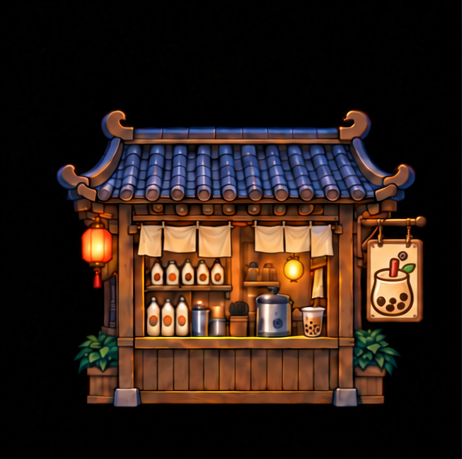
#> input picture deliverables/art/U03-SHOP-ASSET-001/v0.3/source/reference/shop_01_target_crop.png, 462 x 459 px
$ python normalize_sample_01.py
#> lines starting #> are read from the running program, lines starting #| are printed output that depends on the picture; after the words box and inside, x2 and y2 are one past the last pixel; in counts of white or black regions, pixels touching at a corner belong together
"""Normalize approved small reference and imagegen 01 source to one 1024 canvas.

Reference black removal is for visual comparison only; it is never a formal cut.
"""
from pathlib import Path
import json
import sys
import numpy as np
from PIL import Image

ROOT=Path(__file__).resolve().parents[1]
PRE=ROOT/"preview/shop_01_sample"
PRE.mkdir(parents=True,exist_ok=True)
BG=(24,43,79,255)

def background(im):
    panel=Image.new("RGBA",(1024,1024),BG)
    panel.alpha_composite(im)
    return panel.convert("RGB")

def target():
    src=Image.open(ROOT/"source/reference/shop_01_target_crop.png").convert("RGB").crop((0,0,450,445))
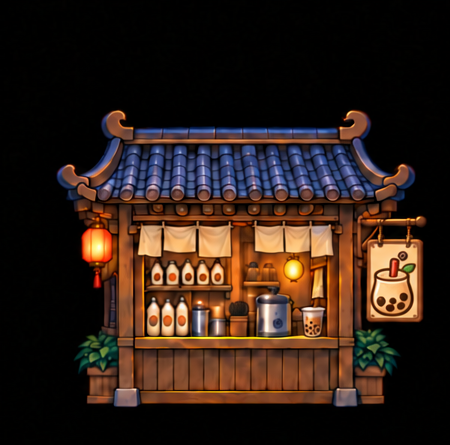
#> src: PIL image 450x445 RGB; mean R, G, B 48.9, 32.3, 23.9
    a=np.array(src,dtype=np.uint8)
    bright=a.max(axis=2).astype(np.float32)
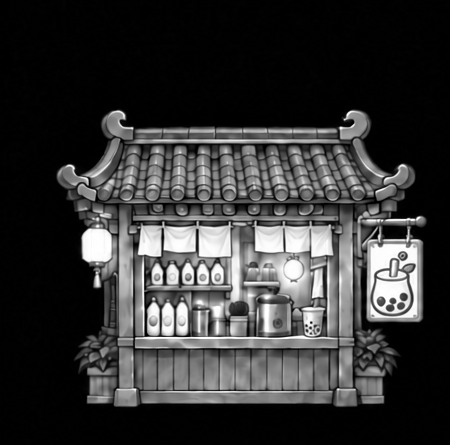
#> bright: shape (445, 450) float32; min 0, max 255, mean 53.3
    opacity=np.clip((bright-8)/24,0,1)
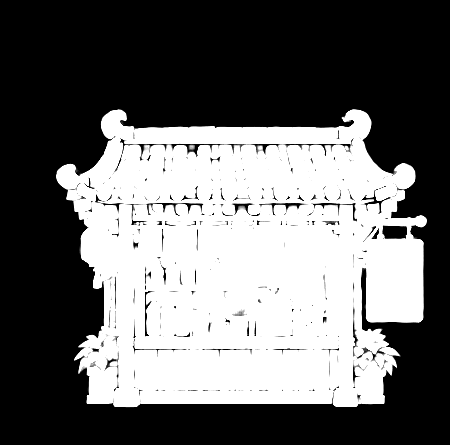
#> opacity: shape (445, 450) float32; min 0, max 1, mean 0.421
    rgba=np.dstack([a,(opacity*255).astype(np.uint8)])
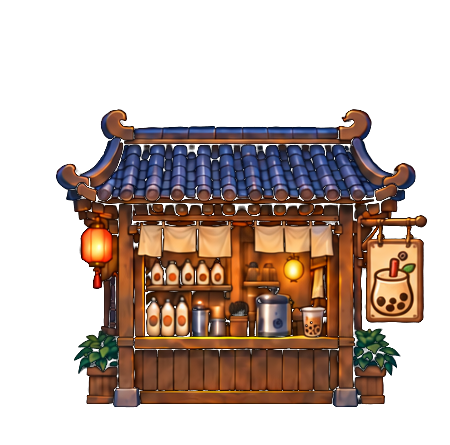
#> rgba: shape (445, 450, 4); mean R, G, B, A 48.9, 32.3, 23.9, 107.3; transparent parts drawn white
    rgba=Image.fromarray(rgba,"RGBA")
    scale=799/371
    resized=rgba.resize((round(450*scale),round(445*scale)),Image.Resampling.LANCZOS)
    full=Image.new("RGBA",(1024,1024))
#> full: PIL image 1024x1024 RGBA; every value is 0
    full.alpha_composite(resized,(round(112-56*scale),round(258-109*scale)))
    full.save(PRE/"target_01_normalized_comparison_only.png")
    return full

def rebuilt(revision):
#> called with revision = 'r1'
    src=Image.open(ROOT/f"source/imagegen/shop_01_full_{revision}.png").convert("RGBA")
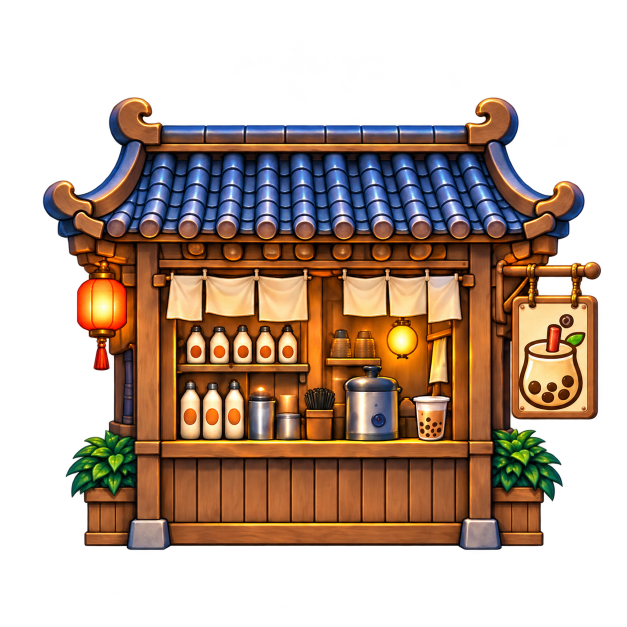
#> input picture deliverables/art/U03-SHOP-ASSET-001/v0.3/source/imagegen/shop_01_full_r1.png, 1254 x 1254 px (shown at 1/2 size)
#> src is the input picture: PIL image 1254x1254 RGBA; mean R, G, B, A 67.8, 46.5, 32.6, 129.5
    a=np.array(src,dtype=np.uint8)
    a[:,:,3]=np.where(a[:,:,3]>=16,a[:,:,3],0)
#> a: shape (1254, 1254, 4); 2.22% of pixels changed, all inside (x1, y1, x2, y2) = (0, 2, 1236, 1254)
    src=Image.fromarray(a,"RGBA")
    solid=Image.fromarray((a[:,:,3]>=32).astype(np.uint8)*255,"L")
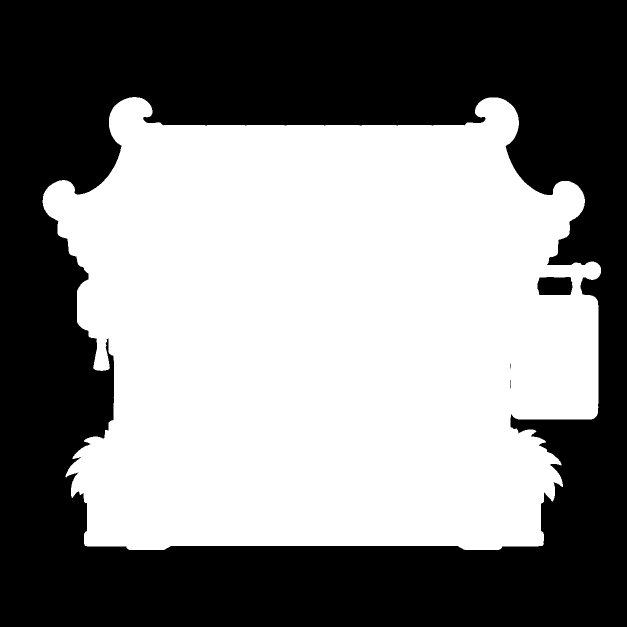
#> solid: PIL image 1254x1254 L (shown at 1/2 size); 51.5% white; 4 black regions (2 under 20 px), largest, box (x1, y1, x2, y2) and area: (0, 0, 1254, 1254) 760669, (1075, 554, 1145, 590) 2354
    x0,y0,x1,y1=solid.getbbox()
#> x0 = 85; y0 = 194; x1 = 1202; y1 = 1100
    scale=799/(x1-x0)
#> scale = 0.715
    resized=src.resize((round(src.width*scale),round(src.height*scale)),Image.Resampling.LANCZOS)
#> resized: PIL image 897x897 RGBA
    full=Image.new("RGBA",(1024,1024))
    full.alpha_composite(resized,(round(112-x0*scale),round(900-y1*scale)))
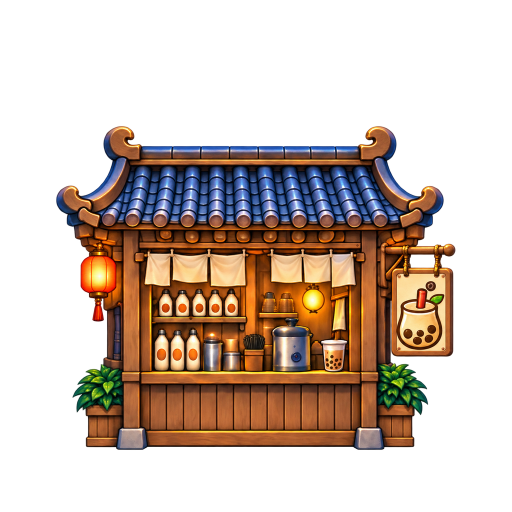
#> full: PIL image 1024x1024 RGBA (shown at 1/2 size); mean R, G, B, A 51.3, 35.3, 24.5, 99.3; transparent parts drawn white
    full.save(PRE/f"shop_01_{revision}_normalized_source.png")
    return full,(x0,y0,x1,y1)

def main():
    revision=sys.argv[1] if len(sys.argv)>1 else "r1"
    tgt=target();new,raw_bbox=rebuilt(revision)
#> after `new, raw_bbox = rebuilt(revision)`: raw_bbox = (85, 194, 1202, 1100)
#> (the run stopped early here; a loop or call above may not have finished)
